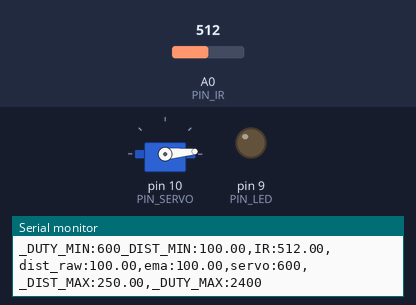
Recording of a sketch running on a simulated Arduino Uno, built with avr-gcc and run on an emulated ATmega328P. Shown: servo, output pins drawn as LEDs (lit = HIGH), the last lines printed to the serial monitor. The inputs (shaded band) are chosen by the test bench; at power-on: A0 (PIN_IR) = 512.

Above: at 1.2 s.
1.3 s: A0 (PIN_IR) set to 479
At 2.2 s:
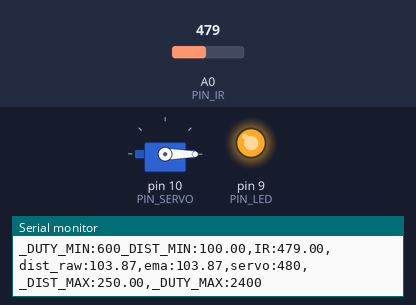
2.8 s: A0 (PIN_IR) set to 306
At 4.2 s:
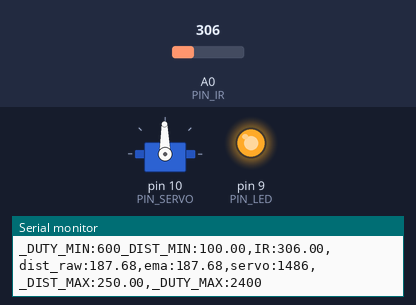
4.7 s: A0 (PIN_IR) set to 240
At 5.9 s:
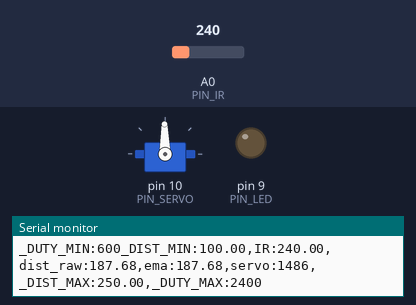
6.2 s: A0 (PIN_IR) set to 243
At 7.7 s:
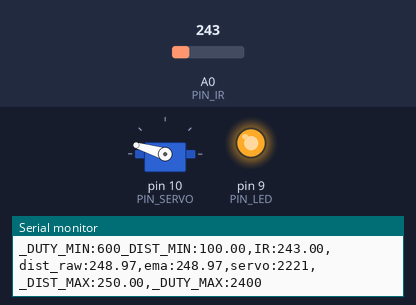
8.2 s: A0 (PIN_IR) set to 260
At 9.5 s:
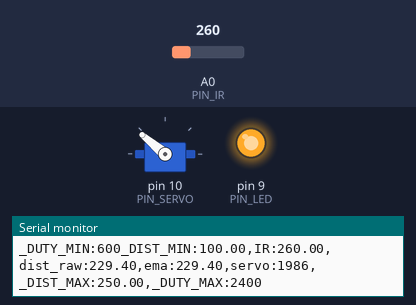
10.0 s: A0 (PIN_IR) set to 122
At 11.2 s:
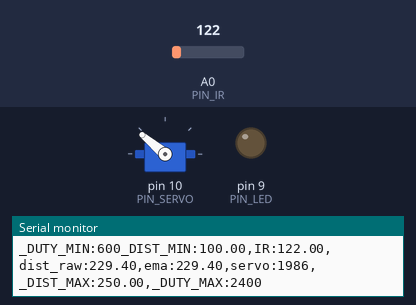
Timing chart, 0 to 12.5 s (numbered marks = the images above; inputs shaded):
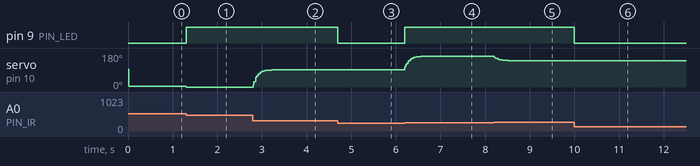

Measured:
- the behaviour switches between 493 and 492 on A0 (PIN_IR) (found by bisection; images 0 and 1)
- the behaviour switches between 242 and 243 on A0 (PIN_IR) (found by bisection; images 3 and 4)
- after the input at 1.3 s, pin 9 (PIN_LED): LOW → HIGH at once; servo on pin 10 (PIN_SERVO): 5° → 0° at once
- after the input at 2.8 s, servo on pin 10 (PIN_SERVO): moves from 0° to 91° over 0.42 s, starting at once
- after the input at 4.7 s, pin 9 (PIN_LED): HIGH → LOW at once
- after the input at 6.2 s, pin 9 (PIN_LED): LOW → HIGH at once; servo on pin 10 (PIN_SERVO): moves from 91° to 163° over 0.54 s, starting at once
- after the input at 8.2 s, servo on pin 10 (PIN_SERVO): moves from 163° to 140° over 0.32 s, starting at once
- after the input at 10.0 s, pin 9 (PIN_LED): HIGH → LOW at once

The sketch:

17_example_3.ino
```cpp
#include <Servo.h>

// Arduino pin assignment

#define PIN_IR    0         // IR sensor at Pin A0
#define PIN_LED   9
#define PIN_SERVO 10

#define _DUTY_MIN 600  // servo full clock-wise position (0 degree)
#define _DUTY_NEU 1500  // servo neutral position (90 degree)
#define _DUTY_MAX 2400  // servo full counter-clockwise position (180 degree)

#define _DIST_MIN  100.0   // minimum distance 100mm
#define _DIST_MAX  250.0   // maximum distance 250mm

#define EMA_ALPHA  0.2      // for EMA Filter

#define LOOP_INTERVAL 20   // Loop Interval (unit: msec)

Servo myservo;
unsigned long last_loop_time;   // unit: msec

float dist_prev = _DIST_MIN;
float dist_ema = _DIST_MIN;

void setup()
{
  pinMode(PIN_LED, OUTPUT);

  myservo.attach(PIN_SERVO);
  myservo.writeMicroseconds(_DUTY_NEU);

  Serial.begin(1000000);    // 1,000,000 bps
}

void loop()
{
  unsigned long time_curr = millis();
  int duty;
  float a_value, dist_raw;

  // wait until next event time
  if (time_curr < (last_loop_time + LOOP_INTERVAL))
    return;
  last_loop_time += LOOP_INTERVAL;

  a_value = analogRead(PIN_IR);
  dist_raw = ((6762.0 / (a_value - 9.0)) - 4.0) * 10.0;

   if ((dist_raw == 0.0) || (dist_raw > _DIST_MAX)) {
      dist_raw = dist_prev;
      digitalWrite(PIN_LED, 0);
  } else if (dist_raw < _DIST_MIN) {
      dist_raw = dist_prev;
      digitalWrite(PIN_LED, 0);
  } else {
      dist_prev = dist_raw;
      digitalWrite(PIN_LED, 1);
  }
  dist_ema = (EMA_ALPHA*dist_raw) + ((1-EMA_ALPHA)*dist_ema);// Put EMA filter code here

  //duty = map(dist_ema, _DIST_MIN, _DIST_MAX, _DUTY_MIN, _DUTY_MAX);
  if (dist_ema <= 100.0) {
    duty = _DUTY_MIN;
  } else if (dist_ema >= 250.0) {
    duty = _DUTY_MAX;
  } else {
    duty = (1900/150*dist_ema) - (115000/150);
  } // Put map() equivalent code here

  myservo.writeMicroseconds(duty);

  Serial.print("_DUTY_MIN:");  Serial.print(_DUTY_MIN);
  Serial.print("_DIST_MIN:");  Serial.print(_DIST_MIN);
  Serial.print(",IR:");        Serial.print(a_value);
  Serial.print(",dist_raw:");  Serial.print(dist_raw);
  Serial.print(",ema:");       Serial.print(dist_ema);
  Serial.print(",servo:");     Serial.print(duty);
  Serial.print(",_DIST_MAX:"); Serial.print(_DIST_MAX);
  Serial.print(",_DUTY_MAX:"); Serial.print(_DUTY_MAX);
  Serial.println("");
}
```
